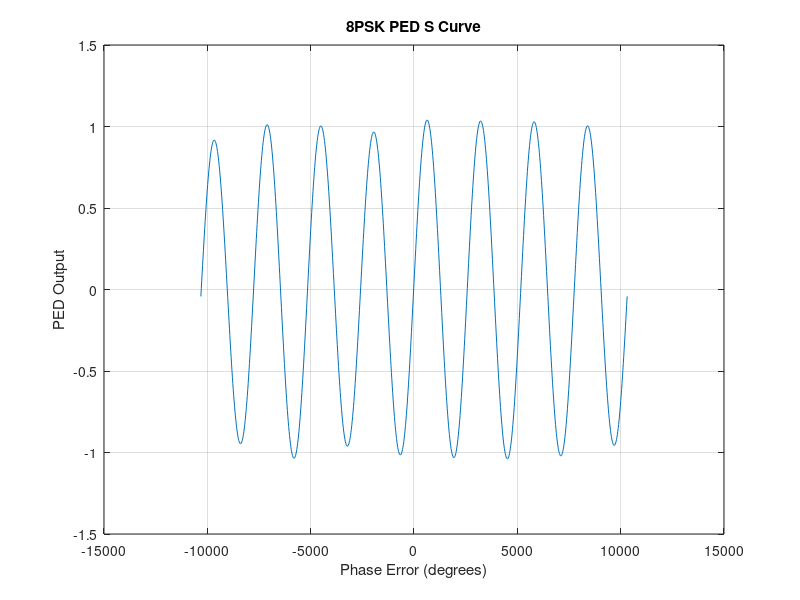

The MATLAB source for this figure:
close all;
clear;

% Define parameters
d_phi_deg = -rad2deg(pi):rad2deg(pi)/500:rad2deg(pi); % Phase error interval for the detector
EbNo = 10; % Single value of Eb/No
N_symb = 1000; % Number of symbols sent

% Generate 8PSK symbols
symb_emis = pskmod(randi([0, 1], 1, N_symb), 8);

% Calculate sigma for thermal noise
sigma = sqrt(1/(2*3*EbNo));

% Generate noise vector
noise = sigma * (randn(1, N_symb) + 1j * randn(1, N_symb));
S_curve = zeros(1, length(d_phi_deg));

% Loop over phase errors
for jj = 1:length(d_phi_deg)
    % Received signal
    recu = symb_emis .* exp(1j * d_phi_deg(jj) * (pi/180)) + noise;

    % Phase error detector
    out_det = imag(recu.^8);

    % Calculate mean output of detector
    S_curve(jj) = mean(out_det);
end

% Compute slope (S-Curve) around 0 between -pi and pi
index = find(d_phi_deg >= -10*pi/180 & d_phi_deg <= 10*pi/180);
y = S_curve(index);
x = d_phi_deg(index);

% Use polyfit function to compute slope
p = polyfit(x, y, 1);
slope_NDA_8PSK = p(1);

% Save the value of the slope
save slope_NDA_8PSK ;

% Plotting
PED_approx = polyval(p, x);
figure;
plot(d_phi_deg*180/pi, S_curve, '-', 'DisplayName', 'S Curve');
hold on;
plot(x*180/pi, PED_approx, '--', 'DisplayName', 'Slope Tangential Line');
title('8PSK PED S Curve');
xlabel('Phase Error (degrees)');
ylabel('PED Output');
grid on;
